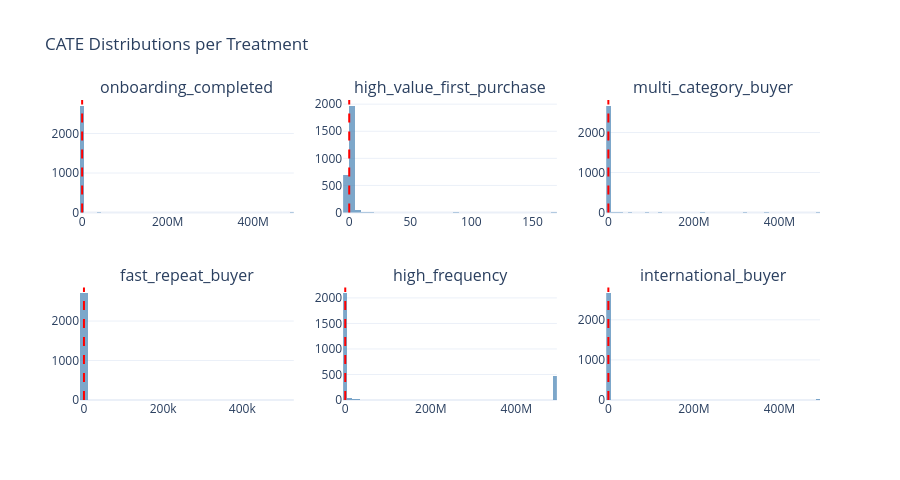

Notebook code for this chart:
### Markdown cell above
## 6. CATE Distributions (Heterogeneous Effects)

### Code cell
# CATE distributions per treatment
n_treatments = len(pipeline.cate_results)
cols = min(3, n_treatments)
rows_n = (n_treatments + cols - 1) // cols

treatment_list = list(pipeline.cate_results.keys())
fig = make_subplots(
    rows=rows_n, cols=cols,
    subplot_titles=treatment_list,
)
for i, t_name in enumerate(treatment_list):
    row_i = i // cols + 1
    col_i = i %  cols + 1
    cate  = pipeline.cate_results[t_name]
    fig.add_trace(go.Histogram(x=cate.tolist(), nbinsx=50, showlegend=False,
                                marker_color='steelblue', opacity=0.7),
                  row=row_i, col=col_i)
    fig.add_vline(x=0, line_dash='dash', line_color='red', row=row_i, col=col_i)  # pyright: ignore[reportArgumentType]

fig.update_layout(height=200 * rows_n + 80, title='CATE Distributions per Treatment')
fig.show()

### Figure 1 — Plotly figure (JSON) as saved in the notebook; plotly's stock layout.template omitted (floating-point values rounded to 4 significant figures; data arrays with more than 128 entries replaced by an {"elided": "..."} marker saying what was removed)
{"data": [{"marker": {"color": "steelblue"}, "nbinsx": 50, "opacity": 0.7, "showlegend": false, "type": "histogram", "x": {"elided": "2708 float values"}, "xaxis": "x", "yaxis": "y"}, {"marker": {"color": "steelblue"}, "nbinsx": 50, "opacity": 0.7, "showlegend": false, "type": "histogram", "x": {"elided": "2708 float values"}, "xaxis": "x2", "yaxis": "y2"}, {"marker": {"color": "steelblue"}, "nbinsx": 50, "opacity": 0.7, "showlegend": false, "type": "histogram", "x": {"elided": "2708 float values"}, "xaxis": "x3", "yaxis": "y3"}, {"marker": {"color": "steelblue"}, "nbinsx": 50, "opacity": 0.7, "showlegend": false, "type": "histogram", "x": {"elided": "2708 float values"}, "xaxis": "x4", "yaxis": "y4"}, {"marker": {"color": "steelblue"}, "nbinsx": 50, "opacity": 0.7, "showlegend": false, "type": "histogram", "x": {"elided": "2708 float values"}, "xaxis": "x5", "yaxis": "y5"}, {"marker": {"color": "steelblue"}, "nbinsx": 50, "opacity": 0.7, "showlegend": false, "type": "histogram", "x": {"elided": "2708 float values"}, "xaxis": "x6", "yaxis": "y6"}], "layout": {"annotations": [{"font": {"size": 16}, "showarrow": false, "text": "onboarding_completed", "x": 0.1444, "xanchor": "center", "xref": "paper", "y": 1, "yanchor": "bottom", "yref": "paper"}, {"font": {"size": 16}, "showarrow": false, "text": "high_value_first_purchase", "x": 0.5, "xanchor": "center", "xref": "paper", "y": 1, "yanchor": "bottom", "yref": "paper"}, {"font": {"size": 16}, "showarrow": false, "text": "multi_category_buyer", "x": 0.8556, "xanchor": "center", "xref": "paper", "y": 1, "yanchor": "bottom", "yref": "paper"}, {"font": {"size": 16}, "showarrow": false, "text": "fast_repeat_buyer", "x": 0.1444, "xanchor": "center", "xref": "paper", "y": 0.375, "yanchor": "bottom", "yref": "paper"}, {"font": {"size": 16}, "showarrow": false, "text": "high_frequency", "x": 0.5, "xanchor": "center", "xref": "paper", "y": 0.375, "yanchor": "bottom", "yref": "paper"}, {"font": {"size": 16}, "showarrow": false, "text": "international_buyer", "x": 0.8556, "xanchor": "center", "xref": "paper", "y": 0.375, "yanchor": "bottom", "yref": "paper"}], "height": 480, "shapes": [{"line": {"color": "red", "dash": "dash"}, "type": "line", "x0": 0, "x1": 0, "xref": "x", "y0": 0, "y1": 1, "yref": "y domain"}, {"line": {"color": "red", "dash": "dash"}, "type": "line", "x0": 0, "x1": 0, "xref": "x2", "y0": 0, "y1": 1, "yref": "y2 domain"}, {"line": {"color": "red", "dash": "dash"}, "type": "line", "x0": 0, "x1": 0, "xref": "x3", "y0": 0, "y1": 1, "yref": "y3 domain"}, {"line": {"color": "red", "dash": "dash"}, "type": "line", "x0": 0, "x1": 0, "xref": "x4", "y0": 0, "y1": 1, "yref": "y4 domain"}, {"line": {"color": "red", "dash": "dash"}, "type": "line", "x0": 0, "x1": 0, "xref": "x5", "y0": 0, "y1": 1, "yref": "y5 domain"}, {"line": {"color": "red", "dash": "dash"}, "type": "line", "x0": 0, "x1": 0, "xref": "x6", "y0": 0, "y1": 1, "yref": "y6 domain"}], "title": {"text": "CATE Distributions per Treatment"}, "xaxis": {"anchor": "y", "domain": [0, 0.2889]}, "xaxis2": {"anchor": "y2", "domain": [0.3556, 0.6444]}, "xaxis3": {"anchor": "y3", "domain": [0.7111, 1]}, "xaxis4": {"anchor": "y4", "domain": [0, 0.2889]}, "xaxis5": {"anchor": "y5", "domain": [0.3556, 0.6444]}, "xaxis6": {"anchor": "y6", "domain": [0.7111, 1]}, "yaxis": {"anchor": "x", "domain": [0.625, 1]}, "yaxis2": {"anchor": "x2", "domain": [0.625, 1]}, "yaxis3": {"anchor": "x3", "domain": [0.625, 1]}, "yaxis4": {"anchor": "x4", "domain": [0, 0.375]}, "yaxis5": {"anchor": "x5", "domain": [0, 0.375]}, "yaxis6": {"anchor": "x6", "domain": [0, 0.375]}}}
